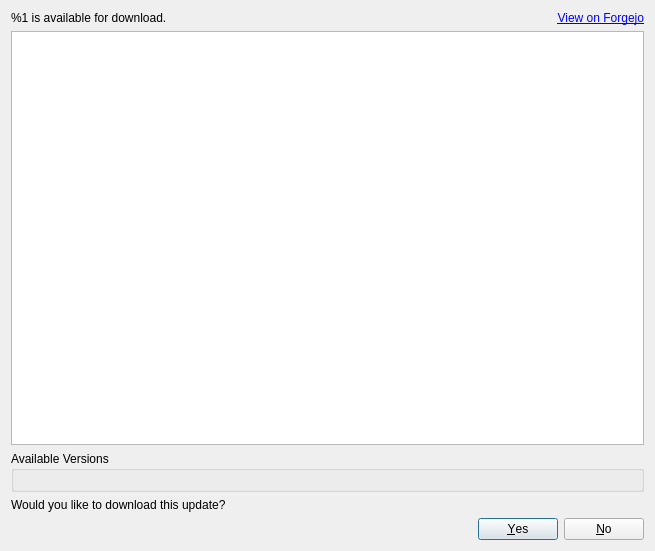
<?xml version="1.0" encoding="UTF-8"?>
<ui version="4.0">
 <class>UpdateDialog</class>
 <widget class="QDialog" name="UpdateDialog">
  <property name="geometry">
   <rect>
    <x>0</x>
    <y>0</y>
    <width>655</width>
    <height>551</height>
   </rect>
  </property>
  <property name="windowTitle">
   <string>Update Available</string>
  </property>
  <layout class="QGridLayout" name="gridLayout">
   <item row="0" column="1">
    <widget class="QLabel" name="url">
     <property name="text">
      <string>&lt;a href=&quot;%1&quot;&gt;View on Forgejo&lt;/a&gt;</string>
     </property>
     <property name="alignment">
      <set>Qt::AlignmentFlag::AlignRight|Qt::AlignmentFlag::AlignTrailing|Qt::AlignmentFlag::AlignVCenter</set>
     </property>
     <property name="openExternalLinks">
      <bool>true</bool>
     </property>
    </widget>
   </item>
   <item row="3" column="0" colspan="2">
    <widget class="QLabel" name="label_2">
     <property name="text">
      <string>Would you like to download this update?</string>
     </property>
    </widget>
   </item>
   <item row="4" column="0" colspan="2">
    <widget class="QDialogButtonBox" name="buttonBox">
     <property name="orientation">
      <enum>Qt::Orientation::Horizontal</enum>
     </property>
     <property name="standardButtons">
      <set>QDialogButtonBox::StandardButton::No|QDialogButtonBox::StandardButton::Yes</set>
     </property>
    </widget>
   </item>
   <item row="2" column="0" colspan="2">
    <widget class="QGroupBox" name="groupBox">
     <property name="title">
      <string>Available Versions</string>
     </property>
     <layout class="QVBoxLayout" name="radioButtons"/>
    </widget>
   </item>
   <item row="0" column="0">
    <widget class="QLabel" name="version">
     <property name="text">
      <string>%1 is available for download.</string>
     </property>
    </widget>
   </item>
   <item row="1" column="0" colspan="2">
    <widget class="QTextBrowser" name="body">
     <property name="horizontalScrollBarPolicy">
      <enum>Qt::ScrollBarPolicy::ScrollBarAlwaysOff</enum>
     </property>
     <property name="readOnly">
      <bool>true</bool>
     </property>
     <property name="openExternalLinks">
      <bool>true</bool>
     </property>
    </widget>
   </item>
  </layout>
 </widget>
 <resources/>
 <connections>
  <connection>
   <sender>buttonBox</sender>
   <signal>accepted()</signal>
   <receiver>UpdateDialog</receiver>
   <slot>accept()</slot>
   <hints>
    <hint type="sourcelabel">
     <x>248</x>
     <y>254</y>
    </hint>
    <hint type="destinationlabel">
     <x>157</x>
     <y>274</y>
    </hint>
   </hints>
  </connection>
  <connection>
   <sender>buttonBox</sender>
   <signal>rejected()</signal>
   <receiver>UpdateDialog</receiver>
   <slot>reject()</slot>
   <hints>
    <hint type="sourcelabel">
     <x>316</x>
     <y>260</y>
    </hint>
    <hint type="destinationlabel">
     <x>286</x>
     <y>274</y>
    </hint>
   </hints>
  </connection>
 </connections>
</ui>
